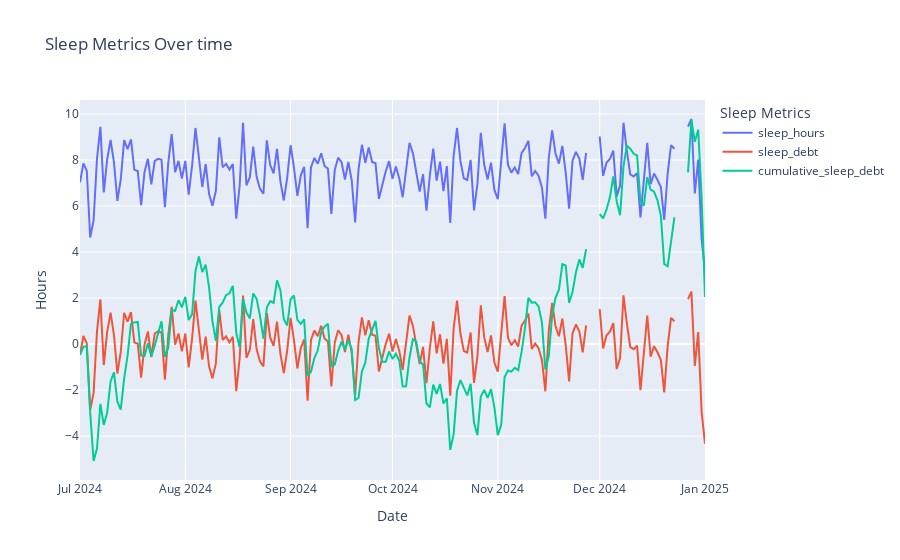

Write notebook code for a chart like this one.
### Markdown cell above
**Visualizing trends across multiple variables**

### Code cell
fig = px.line(fitness_data , x='date', y = ['sleep_hours', 'sleep_debt', 'cumulative_sleep_debt'], title = 'Sleep Metrics Over time')
fig.update_layout(
    xaxis_title = 'Date',
    yaxis_title = 'Hours',
    legend_title = 'Sleep Metrics'
)

fig.show()

### Figure 1 — Plotly figure (JSON) as saved in the notebook; plotly's stock layout.template omitted (floating-point values rounded to 4 significant figures; data arrays with more than 128 entries replaced by an {"elided": "..."} marker saying what was removed)
{"data": [{"hovertemplate": "variable=sleep_hours<br>date=%{x}<br>value=%{y}<extra></extra>", "legendgroup": "sleep_hours", "line": {"color": "#636efa", "dash": "solid"}, "marker": {"symbol": "circle"}, "mode": "lines", "name": "sleep_hours", "orientation": "v", "showlegend": true, "type": "scatter", "x": {"elided": "185 str values"}, "xaxis": "x", "y": {"elided": "185 float values"}, "yaxis": "y"}, {"hovertemplate": "variable=sleep_debt<br>date=%{x}<br>value=%{y}<extra></extra>", "legendgroup": "sleep_debt", "line": {"color": "#EF553B", "dash": "solid"}, "marker": {"symbol": "circle"}, "mode": "lines", "name": "sleep_debt", "orientation": "v", "showlegend": true, "type": "scatter", "x": {"elided": "185 str values"}, "xaxis": "x", "y": {"elided": "185 float values"}, "yaxis": "y"}, {"hovertemplate": "variable=cumulative_sleep_debt<br>date=%{x}<br>value=%{y}<extra></extra>", "legendgroup": "cumulative_sleep_debt", "line": {"color": "#00cc96", "dash": "solid"}, "marker": {"symbol": "circle"}, "mode": "lines", "name": "cumulative_sleep_debt", "orientation": "v", "showlegend": true, "type": "scatter", "x": {"elided": "185 str values"}, "xaxis": "x", "y": {"elided": "185 float values"}, "yaxis": "y"}], "layout": {"legend": {"title": {"text": "Sleep Metrics"}, "tracegroupgap": 0}, "title": {"text": "Sleep Metrics Over time"}, "xaxis": {"anchor": "y", "domain": [0, 1], "title": {"text": "Date"}}, "yaxis": {"anchor": "x", "domain": [0, 1], "title": {"text": "Hours"}}}}
